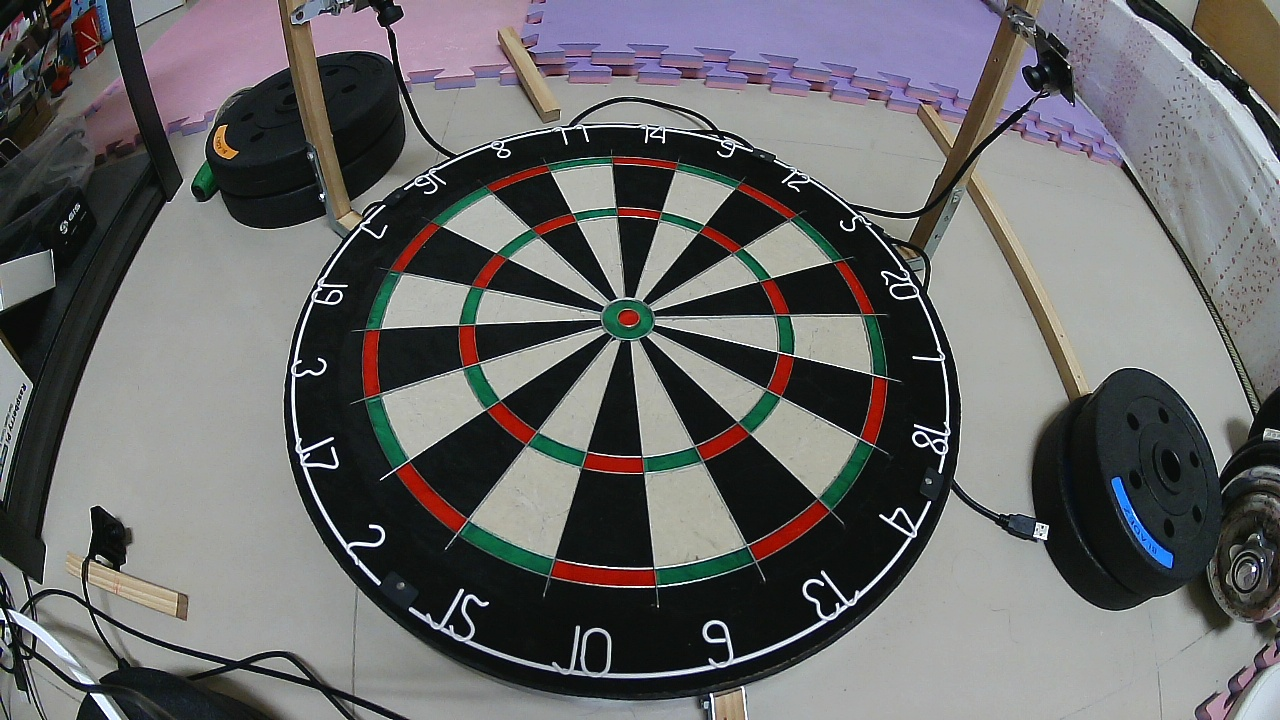
#> input picture ori_frame_20240731_232718.jpg, 1280 x 720 px
$ python -i color_method.py   (imports and definitions only)
#> lines starting #> are read from the running program, lines starting #| are printed output that depends on the picture; after the words box and inside, x2 and y2 are one past the last pixel; in counts of white or black regions, pixels touching at a corner belong together
#> further down, picture is the input picture: shape (720, 1280, 3); mean B, G, R 104.6, 103.8, 104.3
import cv2
import numpy as np


def red_hsv(bgr_img: np.ndarray):
    hsv_img = cv2.cvtColor(bgr_img, cv2.COLOR_BGR2HSV)
#> hsv_img: shape (720, 1280, 3); mean H, S, V 71.7, 42.3, 111.3
    # H -> 0->10
    # S -> 175-255
    # V -> 20-255
    lower_hsv_1 = np.array([0, 100, 20])
    higher_hsv_1 = np.array([10, 255, 255])

    # H -> 170 - 180
    # S -> 175 - 255
    # V -> 20 - 255
    lower_hsv_2 = np.array([170, 100, 20])
    higher_hsv_2 = np.array([180, 255, 255])

    mask1 = cv2.inRange(hsv_img, lower_hsv_1, higher_hsv_1)
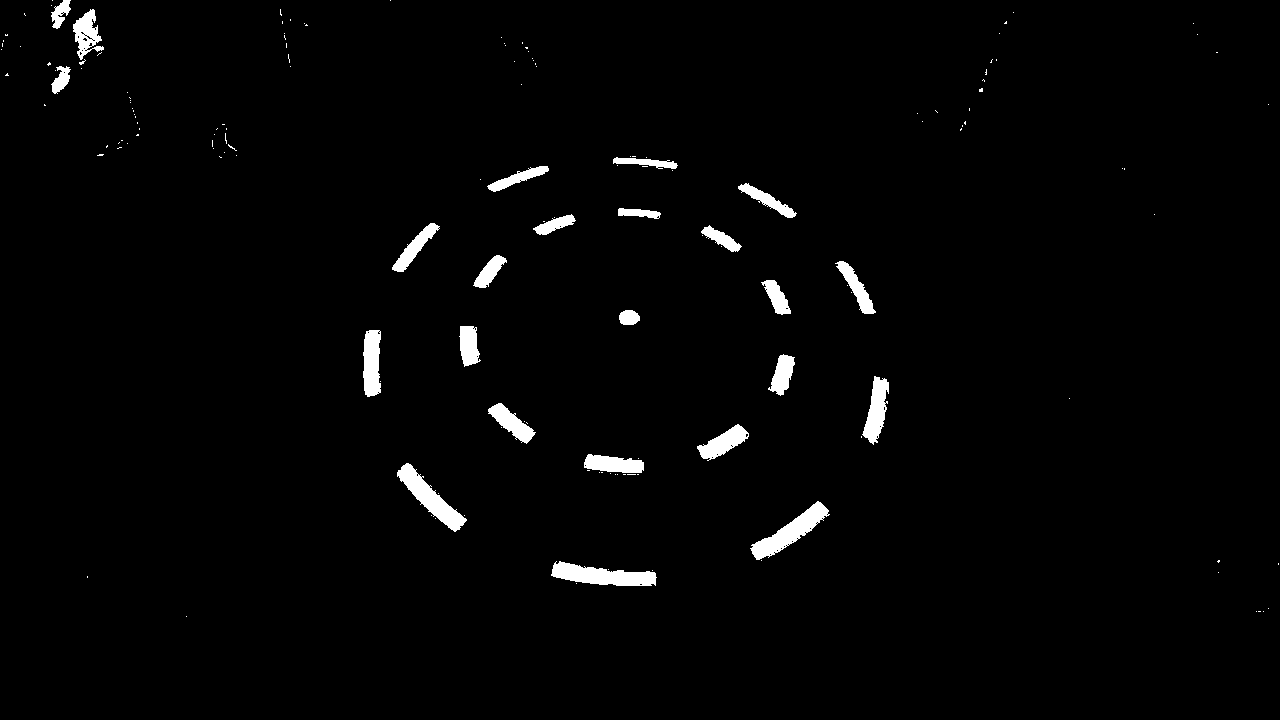
#> mask1: shape (720, 1280); 1.9% white; 158 white regions (134 under 20 px), largest, box (x1, y1, x2, y2) and area: (551, 561, 657, 586) 1574, (750, 501, 830, 560) 1522, (397, 463, 467, 532) 1481
    mask2 = cv2.inRange(hsv_img, lower_hsv_2, higher_hsv_2)
#> mask2: shape (720, 1280); 0.12% white in thin lines or dots
    return mask1 + mask2
#> returned value: shape (720, 1280); 2% white; 181 white regions (150 under 20 px), largest, box (x1, y1, x2, y2) and area: (551, 561, 657, 586) 1698, (749, 500, 830, 560) 1556, (396, 463, 467, 532) 1505


def green_hsv(bgr_img: np.ndarray):
    hsv_img = cv2.cvtColor(bgr_img, cv2.COLOR_BGR2HSV)
    # H -> 40 - 70
    # S -> 150 -255
    # V -> 20 - 255
    lower_hsv = np.array([40, 100, 20])
    higher_hsv = np.array([110, 255, 255])
    mask = cv2.inRange(hsv_img, lower_hsv, higher_hsv)
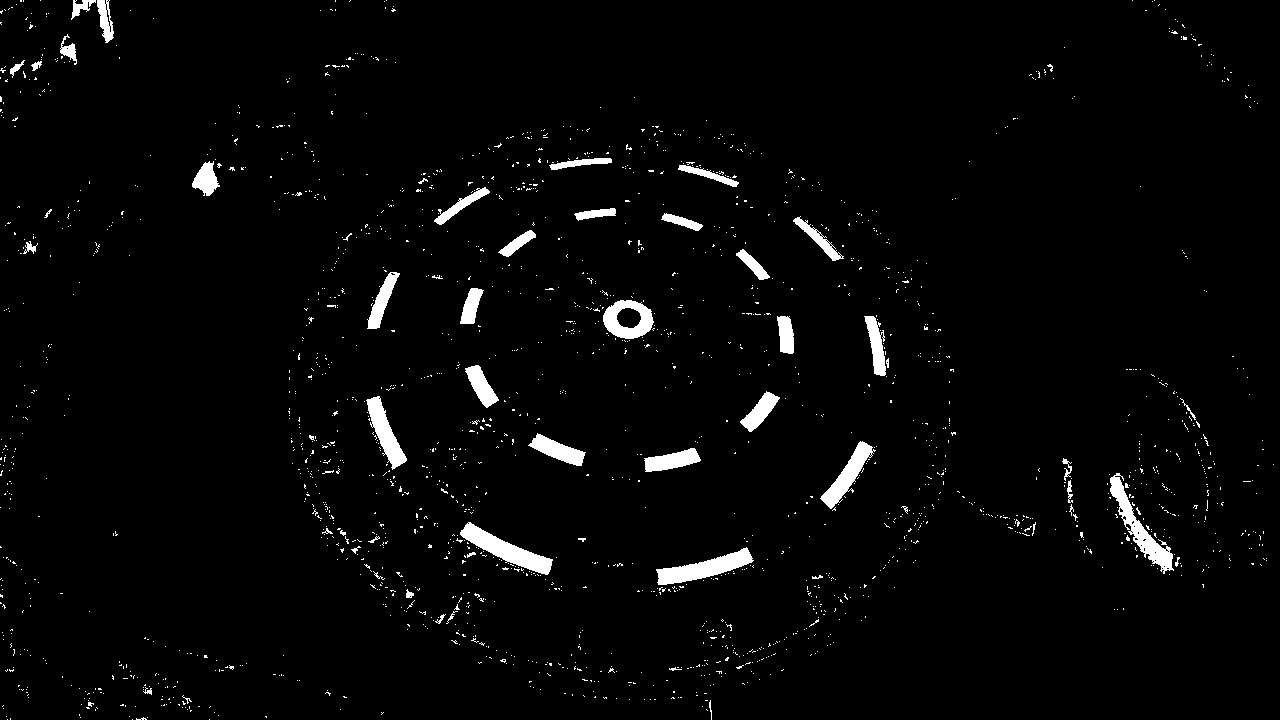
#> mask: shape (720, 1280); 2.6% white; 1982 white regions (1925 under 20 px), largest, box (x1, y1, x2, y2) and area: (460, 522, 553, 575) 1624, (656, 547, 754, 585) 1547, (1110, 473, 1174, 574) 1525
    return mask


def blue_hsv(bgr_img: np.ndarray):
    hsv_img = cv2.cvtColor(bgr_img, cv2.COLOR_BGR2HSV)

    # H -> 40 - 70
    # S -> 150 -255
    # V -> 20 - 255
    lower_hsv = np.array([100, 150, 0])
    higher_hsv = np.array([140, 255, 255])
    mask = cv2.inRange(hsv_img, lower_hsv, higher_hsv)
    return mask

def black_hsv(bgr_img: np.ndarray):
    hsv_img = cv2.cvtColor(bgr_img, cv2.COLOR_BGR2HSV)
    # H -> 0 - 180
    # S -> 0 - 255
    # V -> 0 - 46
    lower_hsv = np.array([0, 0, 0])
    higher_hsv = np.array([180, 255, 46])
    mask = cv2.inRange(hsv_img, lower_hsv, higher_hsv)
    return mask


def get_green_red_image(ori_image: np.ndarray):
    red_hsv_mask = red_hsv(ori_image)
    green_hsv_mask = green_hsv(ori_image)

    red_green_mask = red_hsv_mask + green_hsv_mask
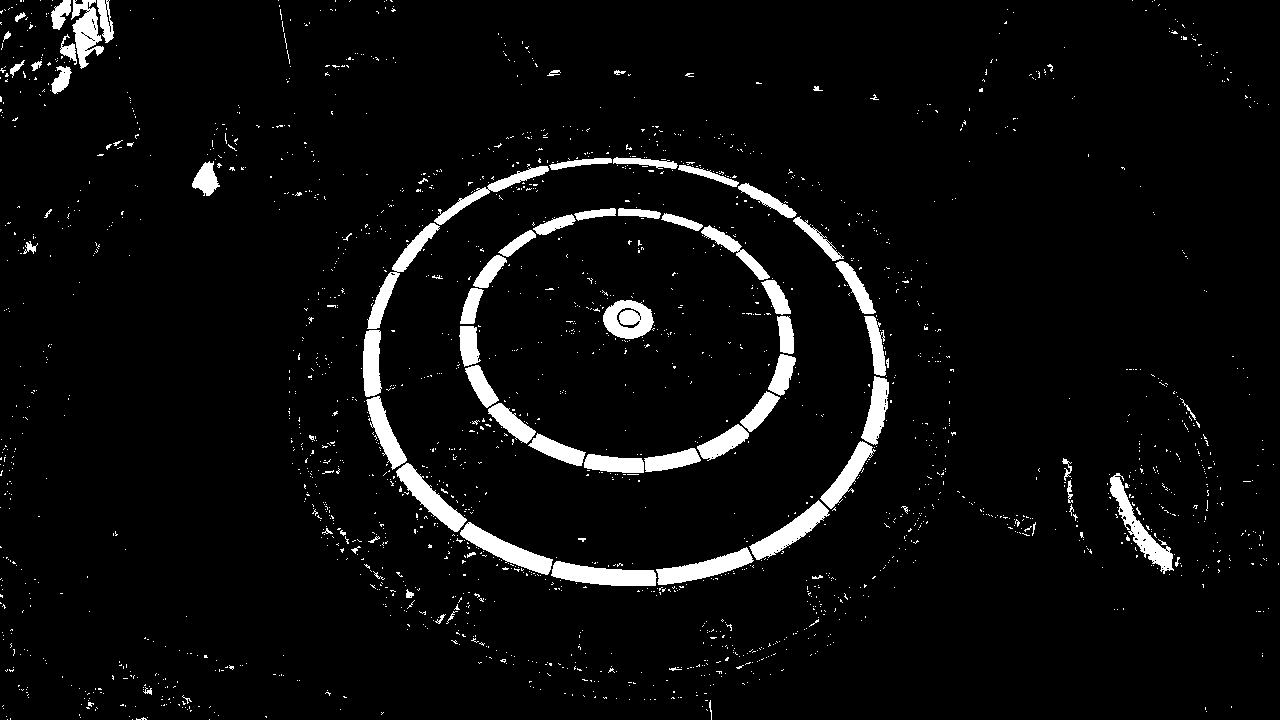
#> red_green_mask: shape (720, 1280); 4.7% white; 2157 white regions (2074 under 20 px), largest, box (x1, y1, x2, y2) and area: (551, 561, 657, 586) 1698, (460, 522, 553, 575) 1624, (749, 500, 830, 560) 1556

    bgr_r_g_image = cv2.bitwise_and(ori_image, ori_image, mask=red_green_mask)
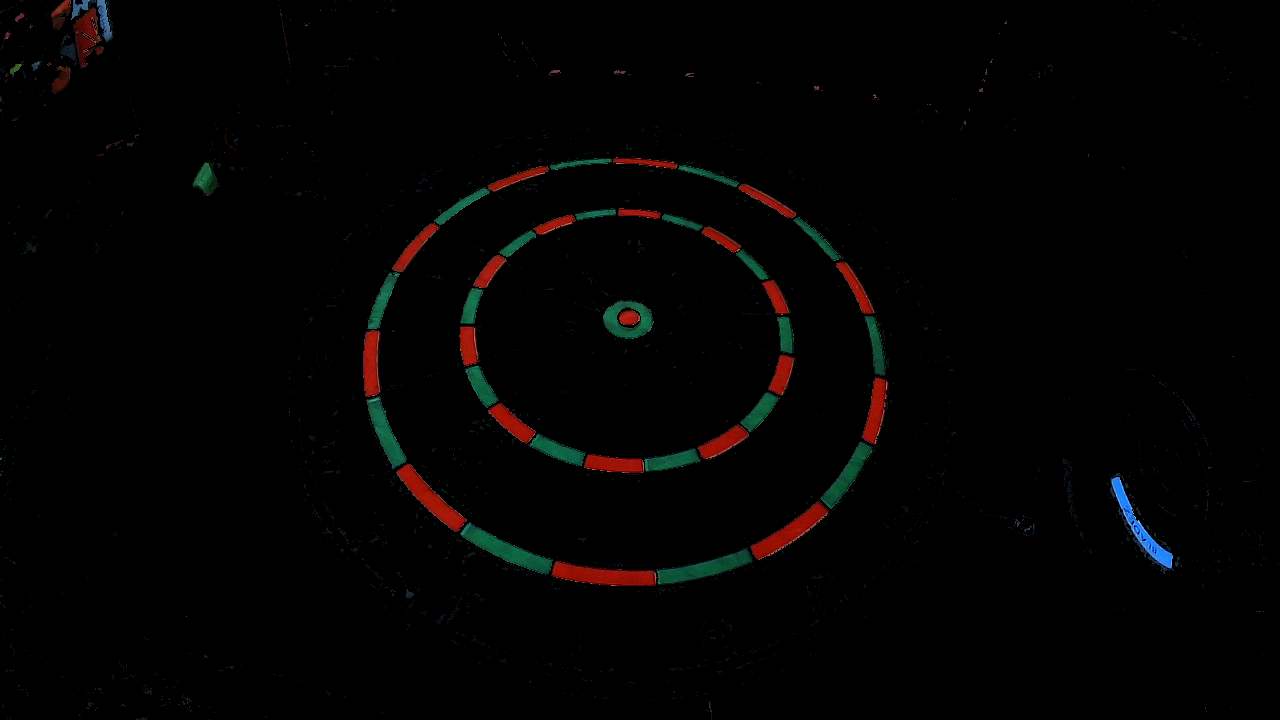
#> bgr_r_g_image: shape (720, 1280, 3); mean B, G, R 1.9, 2.3, 3.1
    return bgr_r_g_image


def get_red_image(ori_image: np.ndarray):
    red_hsv_mask = red_hsv(ori_image)
    bgr_red_image = cv2.bitwise_and(ori_image, ori_image, mask=red_hsv_mask)
    return bgr_red_image


def get_blue_image(ori_image: np.ndarray):
    blue_hsv_mask = blue_hsv(ori_image)
    bgr_blue_image = cv2.bitwise_and(ori_image, ori_image, mask=blue_hsv_mask)
    return bgr_blue_image

def get_black_image(ori_image: np.ndarray):
    black_hsv_mask = black_hsv(ori_image)
    bgr_black_image = cv2.bitwise_and(ori_image, ori_image, mask=black_hsv_mask)
    return bgr_black_image

>>> import cv2
>>> picture = cv2.imread('ori_frame_20240731_232718.jpg')
>>> result = get_green_red_image(picture)

$ run again, on ori_frame_20240810_091834.jpg
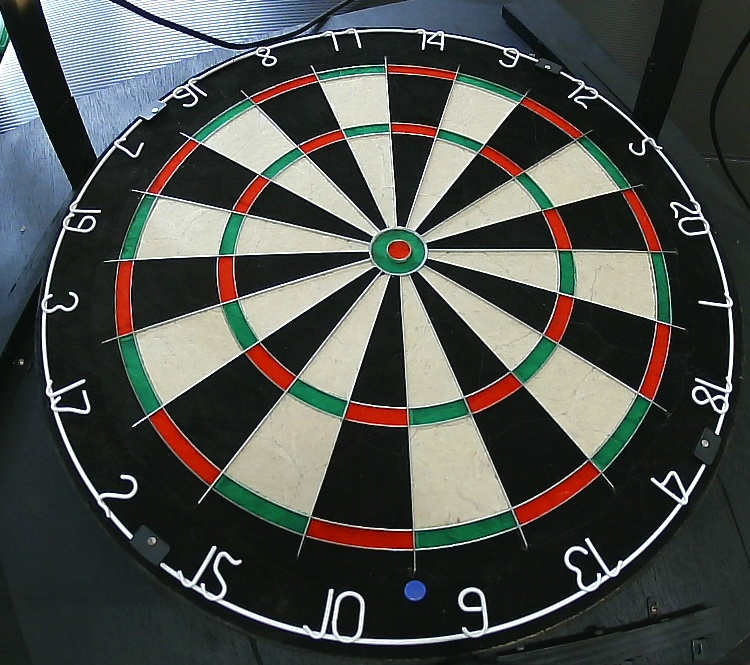
#> input picture ori_frame_20240810_091834.jpg, 750 x 665 px
#> picture is the input picture: shape (665, 750, 3); mean B, G, R 75.7, 79.7, 77.1
#> hsv_img: shape (665, 750, 3); mean H, S, V 66.9, 61.2, 87.5
#> in red_hsv, `mask1 = cv2.inRange(hsv_img, lower_hsv_1, higher_hsv_1)`:
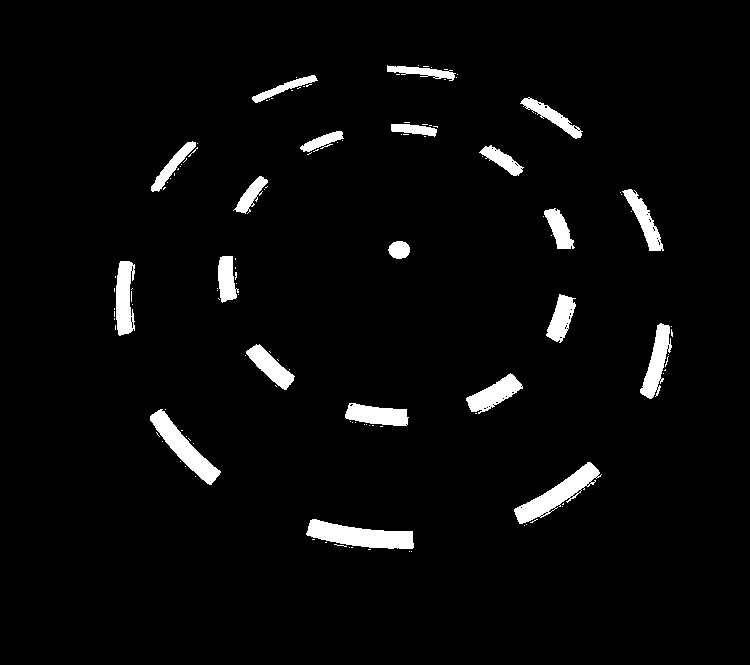
#> mask1: shape (665, 750); 3.7% white; 127 white regions (106 under 20 px), largest, box (x1, y1, x2, y2) and area: (306, 519, 414, 549) 1903, (514, 462, 602, 524) 1706, (150, 409, 221, 485) 1571
#> mask2: shape (665, 750); 0.07% white in thin lines or dots, all inside (x1, y1, x2, y2) = (114, 66, 672, 549)
#> mask: shape (665, 750); 5.3% white; 1456 white regions (1375 under 20 px), largest, box (x1, y1, x2, y2) and area: (213, 474, 309, 534) 1740, (415, 511, 517, 548) 1695, (0, 220, 49, 304) 1495
#> red_green_mask: shape (665, 750); 9% white; 1570 white regions (1470 under 20 px), largest, box (x1, y1, x2, y2) and area: (306, 519, 414, 549) 1907, (213, 474, 309, 534) 1740, (514, 462, 602, 524) 1739
#> in get_green_red_image, `bgr_r_g_image = cv2.bitwise_and(ori_image, ori_image, mask=red_green_m..`:
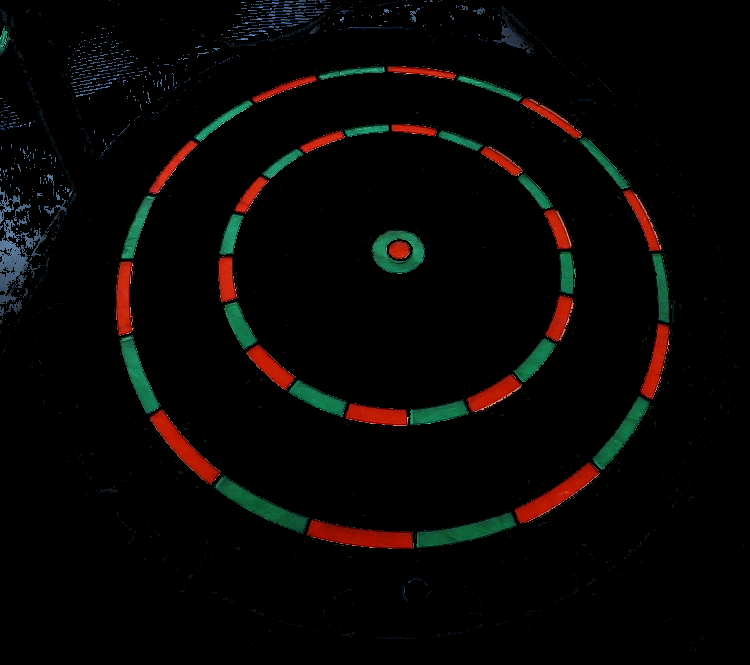
#> bgr_r_g_image: shape (665, 750, 3); mean B, G, R 4.4, 5.8, 7.4
